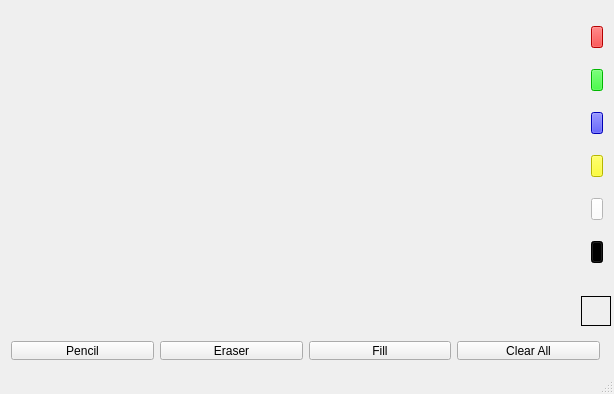
<?xml version="1.0" encoding="UTF-8"?>
<ui version="4.0">
 <class>QtGuiApplication1Class</class>
 <widget class="QMainWindow" name="QtGuiApplication1Class">
  <property name="geometry">
   <rect>
    <x>0</x>
    <y>0</y>
    <width>614</width>
    <height>394</height>
   </rect>
  </property>
  <property name="windowTitle">
   <string>QtGuiApplication1</string>
  </property>
  <widget class="QWidget" name="centralWidget">
   <widget class="QWidget" name="horizontalLayoutWidget">
    <property name="geometry">
     <rect>
      <x>0</x>
      <y>330</y>
      <width>611</width>
      <height>41</height>
     </rect>
    </property>
    <layout class="QHBoxLayout" name="horizontalLayout">
     <item>
      <widget class="QPushButton" name="pushButton_4">
       <property name="text">
        <string>Pencil</string>
       </property>
       <property name="checkable">
        <bool>true</bool>
       </property>
       <property name="checked">
        <bool>false</bool>
       </property>
       <property name="autoExclusive">
        <bool>true</bool>
       </property>
       <property name="autoDefault">
        <bool>false</bool>
       </property>
       <property name="flat">
        <bool>false</bool>
       </property>
      </widget>
     </item>
     <item>
      <widget class="QPushButton" name="pushButton_3">
       <property name="text">
        <string>Eraser</string>
       </property>
       <property name="checkable">
        <bool>true</bool>
       </property>
       <property name="autoExclusive">
        <bool>true</bool>
       </property>
      </widget>
     </item>
     <item>
      <widget class="QPushButton" name="pushButton_2">
       <property name="text">
        <string>Fill</string>
       </property>
       <property name="checkable">
        <bool>true</bool>
       </property>
       <property name="autoExclusive">
        <bool>true</bool>
       </property>
      </widget>
     </item>
     <item>
      <widget class="QPushButton" name="pushButton">
       <property name="text">
        <string>Clear All</string>
       </property>
      </widget>
     </item>
    </layout>
   </widget>
   <widget class="QWidget" name="verticalLayoutWidget">
    <property name="geometry">
     <rect>
      <x>580</x>
      <y>0</y>
      <width>34</width>
      <height>291</height>
     </rect>
    </property>
    <layout class="QVBoxLayout" name="verticalLayout">
     <item>
      <widget class="QPushButton" name="pushButton_6">
       <property name="palette">
        <palette>
         <active>
          <colorrole role="WindowText">
           <brush brushstyle="SolidPattern">
            <color alpha="255">
             <red>0</red>
             <green>0</green>
             <blue>0</blue>
            </color>
           </brush>
          </colorrole>
          <colorrole role="Button">
           <brush brushstyle="SolidPattern">
            <color alpha="255">
             <red>255</red>
             <green>0</green>
             <blue>0</blue>
            </color>
           </brush>
          </colorrole>
          <colorrole role="Light">
           <brush brushstyle="SolidPattern">
            <color alpha="255">
             <red>255</red>
             <green>127</green>
             <blue>127</blue>
            </color>
           </brush>
          </colorrole>
          <colorrole role="Midlight">
           <brush brushstyle="SolidPattern">
            <color alpha="255">
             <red>255</red>
             <green>63</green>
             <blue>63</blue>
            </color>
           </brush>
          </colorrole>
          <colorrole role="Dark">
           <brush brushstyle="SolidPattern">
            <color alpha="255">
             <red>127</red>
             <green>0</green>
             <blue>0</blue>
            </color>
           </brush>
          </colorrole>
          <colorrole role="Mid">
           <brush brushstyle="SolidPattern">
            <color alpha="255">
             <red>170</red>
             <green>0</green>
             <blue>0</blue>
            </color>
           </brush>
          </colorrole>
          <colorrole role="Text">
           <brush brushstyle="SolidPattern">
            <color alpha="255">
             <red>0</red>
             <green>0</green>
             <blue>0</blue>
            </color>
           </brush>
          </colorrole>
          <colorrole role="BrightText">
           <brush brushstyle="SolidPattern">
            <color alpha="255">
             <red>255</red>
             <green>255</green>
             <blue>255</blue>
            </color>
           </brush>
          </colorrole>
          <colorrole role="ButtonText">
           <brush brushstyle="SolidPattern">
            <color alpha="255">
             <red>0</red>
             <green>0</green>
             <blue>0</blue>
            </color>
           </brush>
          </colorrole>
          <colorrole role="Base">
           <brush brushstyle="SolidPattern">
            <color alpha="255">
             <red>255</red>
             <green>0</green>
             <blue>0</blue>
            </color>
           </brush>
          </colorrole>
          <colorrole role="Window">
           <brush brushstyle="SolidPattern">
            <color alpha="255">
             <red>255</red>
             <green>0</green>
             <blue>0</blue>
            </color>
           </brush>
          </colorrole>
          <colorrole role="Shadow">
           <brush brushstyle="SolidPattern">
            <color alpha="255">
             <red>0</red>
             <green>0</green>
             <blue>0</blue>
            </color>
           </brush>
          </colorrole>
          <colorrole role="Highlight">
           <brush brushstyle="SolidPattern">
            <color alpha="255">
             <red>255</red>
             <green>0</green>
             <blue>0</blue>
            </color>
           </brush>
          </colorrole>
          <colorrole role="AlternateBase">
           <brush brushstyle="SolidPattern">
            <color alpha="255">
             <red>255</red>
             <green>0</green>
             <blue>0</blue>
            </color>
           </brush>
          </colorrole>
          <colorrole role="ToolTipBase">
           <brush brushstyle="SolidPattern">
            <color alpha="255">
             <red>255</red>
             <green>255</green>
             <blue>220</blue>
            </color>
           </brush>
          </colorrole>
          <colorrole role="ToolTipText">
           <brush brushstyle="SolidPattern">
            <color alpha="255">
             <red>0</red>
             <green>0</green>
             <blue>0</blue>
            </color>
           </brush>
          </colorrole>
         </active>
         <inactive>
          <colorrole role="WindowText">
           <brush brushstyle="SolidPattern">
            <color alpha="255">
             <red>0</red>
             <green>0</green>
             <blue>0</blue>
            </color>
           </brush>
          </colorrole>
          <colorrole role="Button">
           <brush brushstyle="SolidPattern">
            <color alpha="255">
             <red>255</red>
             <green>0</green>
             <blue>0</blue>
            </color>
           </brush>
          </colorrole>
          <colorrole role="Light">
           <brush brushstyle="SolidPattern">
            <color alpha="255">
             <red>255</red>
             <green>127</green>
             <blue>127</blue>
            </color>
           </brush>
          </colorrole>
          <colorrole role="Midlight">
           <brush brushstyle="SolidPattern">
            <color alpha="255">
             <red>255</red>
             <green>63</green>
             <blue>63</blue>
            </color>
           </brush>
          </colorrole>
          <colorrole role="Dark">
           <brush brushstyle="SolidPattern">
            <color alpha="255">
             <red>127</red>
             <green>0</green>
             <blue>0</blue>
            </color>
           </brush>
          </colorrole>
          <colorrole role="Mid">
           <brush brushstyle="SolidPattern">
            <color alpha="255">
             <red>170</red>
             <green>0</green>
             <blue>0</blue>
            </color>
           </brush>
          </colorrole>
          <colorrole role="Text">
           <brush brushstyle="SolidPattern">
            <color alpha="255">
             <red>0</red>
             <green>0</green>
             <blue>0</blue>
            </color>
           </brush>
          </colorrole>
          <colorrole role="BrightText">
           <brush brushstyle="SolidPattern">
            <color alpha="255">
             <red>255</red>
             <green>255</green>
             <blue>255</blue>
            </color>
           </brush>
          </colorrole>
          <colorrole role="ButtonText">
           <brush brushstyle="SolidPattern">
            <color alpha="255">
             <red>0</red>
             <green>0</green>
             <blue>0</blue>
            </color>
           </brush>
          </colorrole>
          <colorrole role="Base">
           <brush brushstyle="SolidPattern">
            <color alpha="255">
             <red>255</red>
             <green>0</green>
             <blue>0</blue>
            </color>
           </brush>
          </colorrole>
          <colorrole role="Window">
           <brush brushstyle="SolidPattern">
            <color alpha="255">
             <red>255</red>
             <green>0</green>
             <blue>0</blue>
            </color>
           </brush>
          </colorrole>
          <colorrole role="Shadow">
           <brush brushstyle="SolidPattern">
            <color alpha="255">
             <red>0</red>
             <green>0</green>
             <blue>0</blue>
            </color>
           </brush>
          </colorrole>
          <colorrole role="Highlight">
           <brush brushstyle="SolidPattern">
            <color alpha="255">
             <red>255</red>
             <green>0</green>
             <blue>0</blue>
            </color>
           </brush>
          </colorrole>
          <colorrole role="AlternateBase">
           <brush brushstyle="SolidPattern">
            <color alpha="255">
             <red>255</red>
             <green>0</green>
             <blue>0</blue>
            </color>
           </brush>
          </colorrole>
          <colorrole role="ToolTipBase">
           <brush brushstyle="SolidPattern">
            <color alpha="255">
             <red>255</red>
             <green>255</green>
             <blue>220</blue>
            </color>
           </brush>
          </colorrole>
          <colorrole role="ToolTipText">
           <brush brushstyle="SolidPattern">
            <color alpha="255">
             <red>0</red>
             <green>0</green>
             <blue>0</blue>
            </color>
           </brush>
          </colorrole>
         </inactive>
         <disabled>
          <colorrole role="WindowText">
           <brush brushstyle="SolidPattern">
            <color alpha="255">
             <red>127</red>
             <green>0</green>
             <blue>0</blue>
            </color>
           </brush>
          </colorrole>
          <colorrole role="Button">
           <brush brushstyle="SolidPattern">
            <color alpha="255">
             <red>255</red>
             <green>0</green>
             <blue>0</blue>
            </color>
           </brush>
          </colorrole>
          <colorrole role="Light">
           <brush brushstyle="SolidPattern">
            <color alpha="255">
             <red>255</red>
             <green>127</green>
             <blue>127</blue>
            </color>
           </brush>
          </colorrole>
          <colorrole role="Midlight">
           <brush brushstyle="SolidPattern">
            <color alpha="255">
             <red>255</red>
             <green>63</green>
             <blue>63</blue>
            </color>
           </brush>
          </colorrole>
          <colorrole role="Dark">
           <brush brushstyle="SolidPattern">
            <color alpha="255">
             <red>127</red>
             <green>0</green>
             <blue>0</blue>
            </color>
           </brush>
          </colorrole>
          <colorrole role="Mid">
           <brush brushstyle="SolidPattern">
            <color alpha="255">
             <red>170</red>
             <green>0</green>
             <blue>0</blue>
            </color>
           </brush>
          </colorrole>
          <colorrole role="Text">
           <brush brushstyle="SolidPattern">
            <color alpha="255">
             <red>127</red>
             <green>0</green>
             <blue>0</blue>
            </color>
           </brush>
          </colorrole>
          <colorrole role="BrightText">
           <brush brushstyle="SolidPattern">
            <color alpha="255">
             <red>255</red>
             <green>255</green>
             <blue>255</blue>
            </color>
           </brush>
          </colorrole>
          <colorrole role="ButtonText">
           <brush brushstyle="SolidPattern">
            <color alpha="255">
             <red>127</red>
             <green>0</green>
             <blue>0</blue>
            </color>
           </brush>
          </colorrole>
          <colorrole role="Base">
           <brush brushstyle="SolidPattern">
            <color alpha="255">
             <red>255</red>
             <green>0</green>
             <blue>0</blue>
            </color>
           </brush>
          </colorrole>
          <colorrole role="Window">
           <brush brushstyle="SolidPattern">
            <color alpha="255">
             <red>255</red>
             <green>0</green>
             <blue>0</blue>
            </color>
           </brush>
          </colorrole>
          <colorrole role="Shadow">
           <brush brushstyle="SolidPattern">
            <color alpha="255">
             <red>0</red>
             <green>0</green>
             <blue>0</blue>
            </color>
           </brush>
          </colorrole>
          <colorrole role="Highlight">
           <brush brushstyle="SolidPattern">
            <color alpha="255">
             <red>255</red>
             <green>0</green>
             <blue>0</blue>
            </color>
           </brush>
          </colorrole>
          <colorrole role="AlternateBase">
           <brush brushstyle="SolidPattern">
            <color alpha="255">
             <red>255</red>
             <green>0</green>
             <blue>0</blue>
            </color>
           </brush>
          </colorrole>
          <colorrole role="ToolTipBase">
           <brush brushstyle="SolidPattern">
            <color alpha="255">
             <red>255</red>
             <green>255</green>
             <blue>220</blue>
            </color>
           </brush>
          </colorrole>
          <colorrole role="ToolTipText">
           <brush brushstyle="SolidPattern">
            <color alpha="255">
             <red>0</red>
             <green>0</green>
             <blue>0</blue>
            </color>
           </brush>
          </colorrole>
         </disabled>
        </palette>
       </property>
       <property name="styleSheet">
        <string notr="true">	background-color: rgb(255, 0, 0);
alternate-background-color: rgb(255, 0, 0);
selection-background-color: rgb(255, 0, 0);</string>
       </property>
       <property name="text">
        <string/>
       </property>
       <property name="checkable">
        <bool>true</bool>
       </property>
       <property name="autoExclusive">
        <bool>true</bool>
       </property>
       <property name="default">
        <bool>false</bool>
       </property>
       <property name="flat">
        <bool>false</bool>
       </property>
      </widget>
     </item>
     <item>
      <widget class="QPushButton" name="pushButton_9">
       <property name="palette">
        <palette>
         <active>
          <colorrole role="WindowText">
           <brush brushstyle="SolidPattern">
            <color alpha="255">
             <red>0</red>
             <green>0</green>
             <blue>0</blue>
            </color>
           </brush>
          </colorrole>
          <colorrole role="Button">
           <brush brushstyle="SolidPattern">
            <color alpha="255">
             <red>0</red>
             <green>255</green>
             <blue>0</blue>
            </color>
           </brush>
          </colorrole>
          <colorrole role="Light">
           <brush brushstyle="SolidPattern">
            <color alpha="255">
             <red>127</red>
             <green>255</green>
             <blue>127</blue>
            </color>
           </brush>
          </colorrole>
          <colorrole role="Midlight">
           <brush brushstyle="SolidPattern">
            <color alpha="255">
             <red>63</red>
             <green>255</green>
             <blue>63</blue>
            </color>
           </brush>
          </colorrole>
          <colorrole role="Dark">
           <brush brushstyle="SolidPattern">
            <color alpha="255">
             <red>0</red>
             <green>127</green>
             <blue>0</blue>
            </color>
           </brush>
          </colorrole>
          <colorrole role="Mid">
           <brush brushstyle="SolidPattern">
            <color alpha="255">
             <red>0</red>
             <green>170</green>
             <blue>0</blue>
            </color>
           </brush>
          </colorrole>
          <colorrole role="Text">
           <brush brushstyle="SolidPattern">
            <color alpha="255">
             <red>0</red>
             <green>0</green>
             <blue>0</blue>
            </color>
           </brush>
          </colorrole>
          <colorrole role="BrightText">
           <brush brushstyle="SolidPattern">
            <color alpha="255">
             <red>255</red>
             <green>255</green>
             <blue>255</blue>
            </color>
           </brush>
          </colorrole>
          <colorrole role="ButtonText">
           <brush brushstyle="SolidPattern">
            <color alpha="255">
             <red>0</red>
             <green>0</green>
             <blue>0</blue>
            </color>
           </brush>
          </colorrole>
          <colorrole role="Base">
           <brush brushstyle="SolidPattern">
            <color alpha="255">
             <red>0</red>
             <green>255</green>
             <blue>0</blue>
            </color>
           </brush>
          </colorrole>
          <colorrole role="Window">
           <brush brushstyle="SolidPattern">
            <color alpha="255">
             <red>0</red>
             <green>255</green>
             <blue>0</blue>
            </color>
           </brush>
          </colorrole>
          <colorrole role="Shadow">
           <brush brushstyle="SolidPattern">
            <color alpha="255">
             <red>0</red>
             <green>0</green>
             <blue>0</blue>
            </color>
           </brush>
          </colorrole>
          <colorrole role="AlternateBase">
           <brush brushstyle="SolidPattern">
            <color alpha="255">
             <red>127</red>
             <green>255</green>
             <blue>127</blue>
            </color>
           </brush>
          </colorrole>
          <colorrole role="ToolTipBase">
           <brush brushstyle="SolidPattern">
            <color alpha="255">
             <red>255</red>
             <green>255</green>
             <blue>220</blue>
            </color>
           </brush>
          </colorrole>
          <colorrole role="ToolTipText">
           <brush brushstyle="SolidPattern">
            <color alpha="255">
             <red>0</red>
             <green>0</green>
             <blue>0</blue>
            </color>
           </brush>
          </colorrole>
         </active>
         <inactive>
          <colorrole role="WindowText">
           <brush brushstyle="SolidPattern">
            <color alpha="255">
             <red>0</red>
             <green>0</green>
             <blue>0</blue>
            </color>
           </brush>
          </colorrole>
          <colorrole role="Button">
           <brush brushstyle="SolidPattern">
            <color alpha="255">
             <red>0</red>
             <green>255</green>
             <blue>0</blue>
            </color>
           </brush>
          </colorrole>
          <colorrole role="Light">
           <brush brushstyle="SolidPattern">
            <color alpha="255">
             <red>127</red>
             <green>255</green>
             <blue>127</blue>
            </color>
           </brush>
          </colorrole>
          <colorrole role="Midlight">
           <brush brushstyle="SolidPattern">
            <color alpha="255">
             <red>63</red>
             <green>255</green>
             <blue>63</blue>
            </color>
           </brush>
          </colorrole>
          <colorrole role="Dark">
           <brush brushstyle="SolidPattern">
            <color alpha="255">
             <red>0</red>
             <green>127</green>
             <blue>0</blue>
            </color>
           </brush>
          </colorrole>
          <colorrole role="Mid">
           <brush brushstyle="SolidPattern">
            <color alpha="255">
             <red>0</red>
             <green>170</green>
             <blue>0</blue>
            </color>
           </brush>
          </colorrole>
          <colorrole role="Text">
           <brush brushstyle="SolidPattern">
            <color alpha="255">
             <red>0</red>
             <green>0</green>
             <blue>0</blue>
            </color>
           </brush>
          </colorrole>
          <colorrole role="BrightText">
           <brush brushstyle="SolidPattern">
            <color alpha="255">
             <red>255</red>
             <green>255</green>
             <blue>255</blue>
            </color>
           </brush>
          </colorrole>
          <colorrole role="ButtonText">
           <brush brushstyle="SolidPattern">
            <color alpha="255">
             <red>0</red>
             <green>0</green>
             <blue>0</blue>
            </color>
           </brush>
          </colorrole>
          <colorrole role="Base">
           <brush brushstyle="SolidPattern">
            <color alpha="255">
             <red>0</red>
             <green>255</green>
             <blue>0</blue>
            </color>
           </brush>
          </colorrole>
          <colorrole role="Window">
           <brush brushstyle="SolidPattern">
            <color alpha="255">
             <red>0</red>
             <green>255</green>
             <blue>0</blue>
            </color>
           </brush>
          </colorrole>
          <colorrole role="Shadow">
           <brush brushstyle="SolidPattern">
            <color alpha="255">
             <red>0</red>
             <green>0</green>
             <blue>0</blue>
            </color>
           </brush>
          </colorrole>
          <colorrole role="AlternateBase">
           <brush brushstyle="SolidPattern">
            <color alpha="255">
             <red>127</red>
             <green>255</green>
             <blue>127</blue>
            </color>
           </brush>
          </colorrole>
          <colorrole role="ToolTipBase">
           <brush brushstyle="SolidPattern">
            <color alpha="255">
             <red>255</red>
             <green>255</green>
             <blue>220</blue>
            </color>
           </brush>
          </colorrole>
          <colorrole role="ToolTipText">
           <brush brushstyle="SolidPattern">
            <color alpha="255">
             <red>0</red>
             <green>0</green>
             <blue>0</blue>
            </color>
           </brush>
          </colorrole>
         </inactive>
         <disabled>
          <colorrole role="WindowText">
           <brush brushstyle="SolidPattern">
            <color alpha="255">
             <red>0</red>
             <green>127</green>
             <blue>0</blue>
            </color>
           </brush>
          </colorrole>
          <colorrole role="Button">
           <brush brushstyle="SolidPattern">
            <color alpha="255">
             <red>0</red>
             <green>255</green>
             <blue>0</blue>
            </color>
           </brush>
          </colorrole>
          <colorrole role="Light">
           <brush brushstyle="SolidPattern">
            <color alpha="255">
             <red>127</red>
             <green>255</green>
             <blue>127</blue>
            </color>
           </brush>
          </colorrole>
          <colorrole role="Midlight">
           <brush brushstyle="SolidPattern">
            <color alpha="255">
             <red>63</red>
             <green>255</green>
             <blue>63</blue>
            </color>
           </brush>
          </colorrole>
          <colorrole role="Dark">
           <brush brushstyle="SolidPattern">
            <color alpha="255">
             <red>0</red>
             <green>127</green>
             <blue>0</blue>
            </color>
           </brush>
          </colorrole>
          <colorrole role="Mid">
           <brush brushstyle="SolidPattern">
            <color alpha="255">
             <red>0</red>
             <green>170</green>
             <blue>0</blue>
            </color>
           </brush>
          </colorrole>
          <colorrole role="Text">
           <brush brushstyle="SolidPattern">
            <color alpha="255">
             <red>0</red>
             <green>127</green>
             <blue>0</blue>
            </color>
           </brush>
          </colorrole>
          <colorrole role="BrightText">
           <brush brushstyle="SolidPattern">
            <color alpha="255">
             <red>255</red>
             <green>255</green>
             <blue>255</blue>
            </color>
           </brush>
          </colorrole>
          <colorrole role="ButtonText">
           <brush brushstyle="SolidPattern">
            <color alpha="255">
             <red>0</red>
             <green>127</green>
             <blue>0</blue>
            </color>
           </brush>
          </colorrole>
          <colorrole role="Base">
           <brush brushstyle="SolidPattern">
            <color alpha="255">
             <red>0</red>
             <green>255</green>
             <blue>0</blue>
            </color>
           </brush>
          </colorrole>
          <colorrole role="Window">
           <brush brushstyle="SolidPattern">
            <color alpha="255">
             <red>0</red>
             <green>255</green>
             <blue>0</blue>
            </color>
           </brush>
          </colorrole>
          <colorrole role="Shadow">
           <brush brushstyle="SolidPattern">
            <color alpha="255">
             <red>0</red>
             <green>0</green>
             <blue>0</blue>
            </color>
           </brush>
          </colorrole>
          <colorrole role="AlternateBase">
           <brush brushstyle="SolidPattern">
            <color alpha="255">
             <red>0</red>
             <green>255</green>
             <blue>0</blue>
            </color>
           </brush>
          </colorrole>
          <colorrole role="ToolTipBase">
           <brush brushstyle="SolidPattern">
            <color alpha="255">
             <red>255</red>
             <green>255</green>
             <blue>220</blue>
            </color>
           </brush>
          </colorrole>
          <colorrole role="ToolTipText">
           <brush brushstyle="SolidPattern">
            <color alpha="255">
             <red>0</red>
             <green>0</green>
             <blue>0</blue>
            </color>
           </brush>
          </colorrole>
         </disabled>
        </palette>
       </property>
       <property name="styleSheet">
        <string notr="true">background-color: rgb(0, 255, 0);</string>
       </property>
       <property name="text">
        <string/>
       </property>
       <property name="checkable">
        <bool>true</bool>
       </property>
       <property name="autoExclusive">
        <bool>true</bool>
       </property>
      </widget>
     </item>
     <item>
      <widget class="QPushButton" name="pushButton_10">
       <property name="styleSheet">
        <string notr="true">background-color: rgb(0, 0, 255);</string>
       </property>
       <property name="text">
        <string/>
       </property>
       <property name="checkable">
        <bool>true</bool>
       </property>
       <property name="autoExclusive">
        <bool>true</bool>
       </property>
      </widget>
     </item>
     <item>
      <widget class="QPushButton" name="pushButton_8">
       <property name="styleSheet">
        <string notr="true">background-color: rgb(255, 255, 0);</string>
       </property>
       <property name="text">
        <string/>
       </property>
       <property name="checkable">
        <bool>true</bool>
       </property>
       <property name="autoExclusive">
        <bool>true</bool>
       </property>
      </widget>
     </item>
     <item>
      <widget class="QPushButton" name="pushButton_7">
       <property name="styleSheet">
        <string notr="true">background-color: rgb(255, 255, 255);</string>
       </property>
       <property name="text">
        <string/>
       </property>
       <property name="checkable">
        <bool>true</bool>
       </property>
       <property name="autoExclusive">
        <bool>true</bool>
       </property>
      </widget>
     </item>
     <item>
      <widget class="QPushButton" name="pushButton_5">
       <property name="styleSheet">
        <string notr="true">background-color: rgb(0, 0, 0);</string>
       </property>
       <property name="text">
        <string/>
       </property>
       <property name="checkable">
        <bool>true</bool>
       </property>
       <property name="autoExclusive">
        <bool>true</bool>
       </property>
      </widget>
     </item>
    </layout>
   </widget>
   <widget class="QLabel" name="label">
    <property name="geometry">
     <rect>
      <x>581</x>
      <y>296</y>
      <width>30</width>
      <height>30</height>
     </rect>
    </property>
    <property name="autoFillBackground">
     <bool>true</bool>
    </property>
    <property name="frameShape">
     <enum>QFrame::Panel</enum>
    </property>
    <property name="frameShadow">
     <enum>QFrame::Plain</enum>
    </property>
    <property name="text">
     <string/>
    </property>
   </widget>
   <widget class="MyCanvas" name="widget" native="true">
    <property name="geometry">
     <rect>
      <x>0</x>
      <y>0</y>
      <width>581</width>
      <height>321</height>
     </rect>
    </property>
   </widget>
  </widget>
  <widget class="QStatusBar" name="statusBar"/>
 </widget>
 <layoutdefault spacing="6" margin="11"/>
 <customwidgets>
  <customwidget>
   <class>MyCanvas</class>
   <extends>QWidget</extends>
   <header>MyCanvas.hpp</header>
   <container>1</container>
  </customwidget>
 </customwidgets>
 <resources>
  <include location="QtGuiApplication1.qrc"/>
 </resources>
 <connections/>
</ui>
